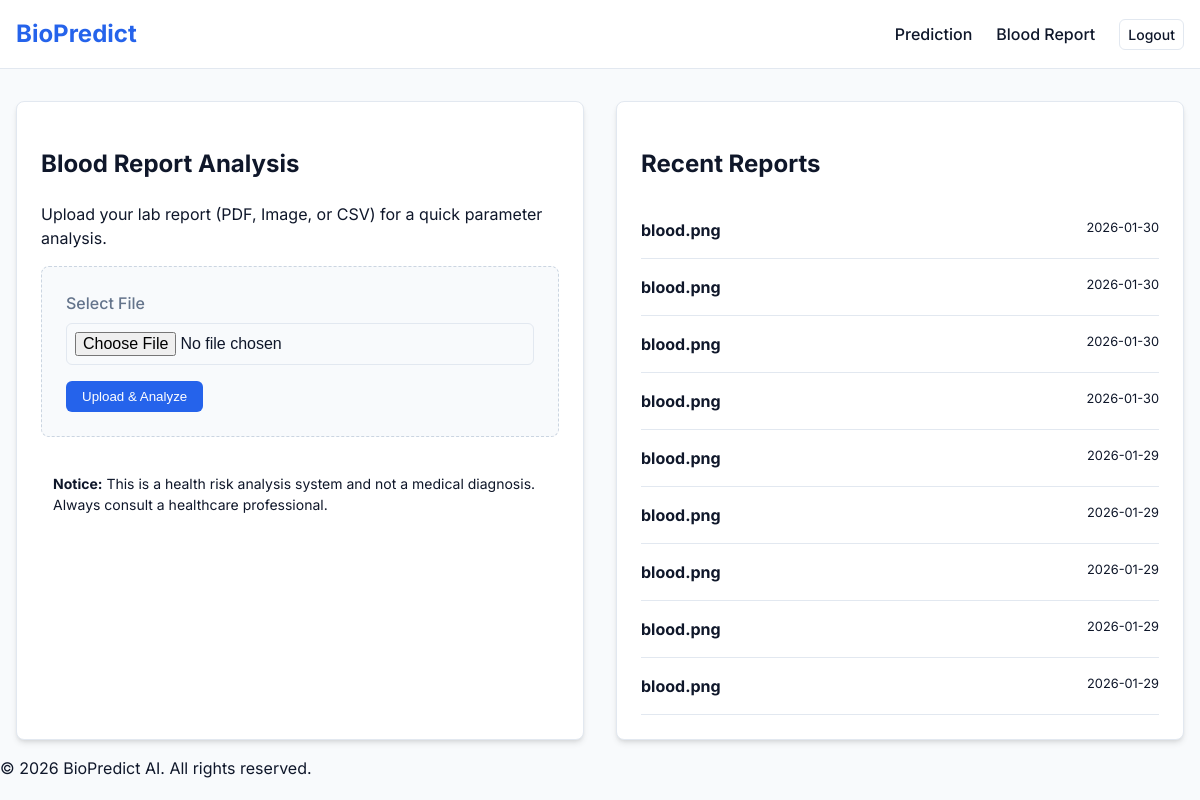
Before: /blood-report (signed in) with the older database file.
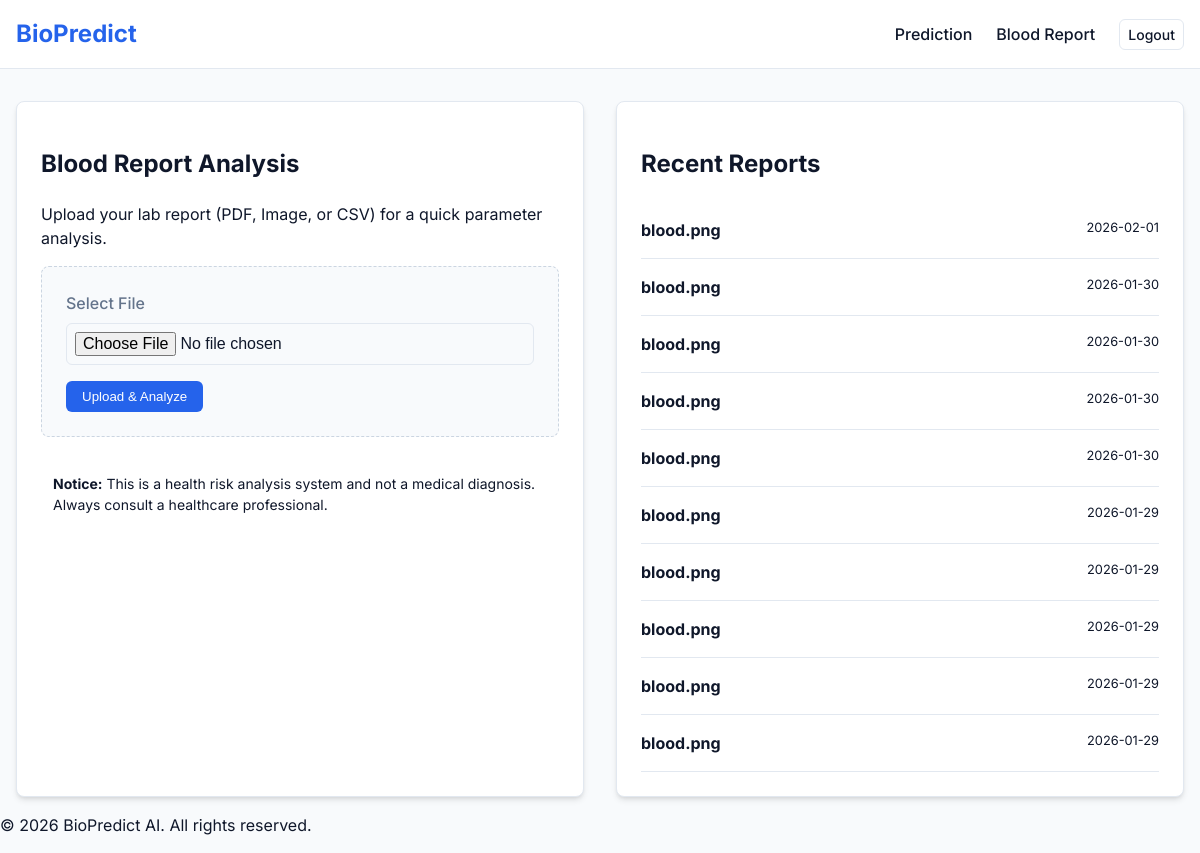
After: the same page with the newer database file.
### app.py (models this page shows, shortened)
class BloodReport(db.Model):
    id = db.Column(db.Integer, primary_key=True)
    user_id = db.Column(db.Integer, db.ForeignKey('user.id'), nullable=False)
    filename = db.Column(db.String(200), nullable=False)
    analysis_json = db.Column(db.Text, nullable=False) # Stores extracted values and risks
    created_at = db.Column(db.DateTime, default=datetime.utcnow)

### app.py (the view, shortened to what this page needs)
@app.route('/blood-report', methods=['GET', 'POST'])
def blood_report():
    if 'user_id' not in session:
        return redirect(url_for('login'))
    analysis = None
    reports = BloodReport.query.filter_by(user_id=session['user_id']).order_by(BloodReport.created_at.desc()).all()
    return render_template('blood_report.html', username=session['username'], analysis=analysis, reports=reports)

### app.py (called while the page is built)
@app.template_filter('from_json')
def from_json_filter(s):
    try:
        return json.loads(s)
    except:
        return None

### templates/blood_report.html (shortened to what this page needs)
{% extends "base.html" %}
{% block content %}
<div class="dashboard-grid">
    <div class="card">
        <h2>Blood Report Analysis</h2>
        <p class="tertiary-text">Upload your lab report (PDF, Image, or CSV) for a quick parameter analysis.</p>
        <form method="POST" action="/blood-report" enctype="multipart/form-data" class="upload-form">
            <div class="form-group">
                <label for="report">Select File</label>
                <input type="file" id="report" name="report" accept=".pdf,.csv,.png,.jpg,.jpeg" required>
            </div>
            <button type="submit" class="btn btn-primary">Upload & Analyze</button>
        </form>
        <div class="alert info-alert" style="margin-top: 1.5rem;">
            <strong>Notice:</strong> This is a health risk analysis system and not a medical diagnosis. Always consult a healthcare professional.
        </div>
    </div>
    <div class="side-column">
        <div class="card">
            <h2>Recent Reports</h2>
            {% if reports %}
                <div class="report-list">
                    {% for report in reports %}
                    <div class="report-item" style="border-bottom: 1px solid #e2e8f0; padding: 1rem 0;">
                        <div class="report-meta">
                            <div style="display: flex; justify-content: space-between; align-items: start;">
                                <strong>{{ report.filename }}</strong>
                                <span class="tertiary-text" style="font-size: 0.8rem;">{{ report.created_at.strftime('%Y-%m-%d') }}</span>
                            </div>
                            {% set analysis_data = report.analysis_json | from_json %}
                        </div>
                    </div>
                    {% endfor %}
                </div>
            {% else %}
                <p class="empty-state">No reports uploaded yet.</p>
            {% endif %}
        </div>
    </div>
</div>
{% endblock %}

### templates/base.html (shortened to what this page needs)
<!DOCTYPE html>
<html lang="en">
<head>
    <link rel="stylesheet" href="{{ url_for('static', filename='css/style.css') }}">
</head>
<body>
    <nav class="navbar">
        <div class="container">
            <a href="/" class="logo">BioPredict</a>
            <div class="nav-links">
                {% if session.get('user_id') %}
                    <a href="/dashboard">Prediction</a>
                    <a href="/blood-report">Blood Report</a>
                    <a href="/logout" class="btn btn-outline btn-sm">Logout</a>
                {% else %}
                    <a href="/login">Login</a>
                    <a href="/register" class="btn btn-primary">Sign Up</a>
                {% endif %}
            </div>
        </div>
    </nav>
    <main class="container">
        {% block content %}{% endblock %}
    </main>
    <footer class="footer">
        <p>&copy; 2026 BioPredict AI. All rights reserved.</p>
    </footer>
</body>
</html>

### static/css/style.css (style rules this page uses)
:root { --primary: #2563eb; --primary-dark: #1d4ed8; --secondary: #64748b; --success: #22c55e; --danger: #ef4444; --background: #f8fafc; --surface: #ffffff; --text: #0f172a; --text-light: #64748b; --border: #e2e8f0; --shadow: 0 4px 6px -1px rgb(0 0 0 / 0.1), 0 2px 4px -2px rgb(0 0 0 / 0.1); }
body { font-family: 'Inter', sans-serif; background-color: var(--background); color: var(--text); margin: 0; line-height: 1.5; }
.container { max-width: 1200px; margin: 0 auto; padding: 0 1rem; }
.navbar { background: var(--surface); border-bottom: 1px solid var(--border); padding: 1rem 0; margin-bottom: 2rem; }
.navbar .container { display: flex; justify-content: space-between; align-items: center; }
.logo { font-weight: 700; font-size: 1.5rem; color: var(--primary); text-decoration: none; }
.nav-links { display: flex; gap: 1.5rem; align-items: center; }
.nav-links a { text-decoration: none; color: var(--text); font-weight: 500; }
.btn { display: inline-block; padding: 0.5rem 1rem; border-radius: 0.375rem; font-weight: 500; text-decoration: none; cursor: pointer; border: none; transition: background-color 0.2s; }
.btn-primary { background-color: var(--primary); color: white; }
.btn-outline { border: 1px solid var(--border); background: transparent; }
.btn-sm { padding: 0.25rem 0.5rem; font-size: 0.875rem; }
.form-group { margin-bottom: 1rem; }
label { display: block; margin-bottom: 0.5rem; font-weight: 500; color: var(--text-light); }
input { width: 100%; padding: 0.5rem; border: 1px solid var(--border); border-radius: 0.375rem; font-size: 1rem; box-sizing: border-box; }
.dashboard-grid { display: grid; grid-template-columns: 1fr 1fr; gap: 2rem; }
.card { background: var(--surface); padding: 1.5rem; border-radius: 0.5rem; box-shadow: var(--shadow); border: 1px solid var(--border); }
.alert { padding: 0.75rem; border-radius: 0.375rem; margin-bottom: 1rem; font-size: 0.875rem; }

### templates/blood_report.html (style rules this page uses)
.upload-form { background: #f8fafc; padding: 1.5rem; border-radius: 8px; border: 1px dashed #cbd5e1; }
.report-item { padding: 10px; border-bottom: 1px solid #e2e8f0; }
.report-meta { display: flex; flex-direction: column; }

Changed rows visible on the page:
added BloodReport: filename "blood.png", created_at "2026-02-01"
